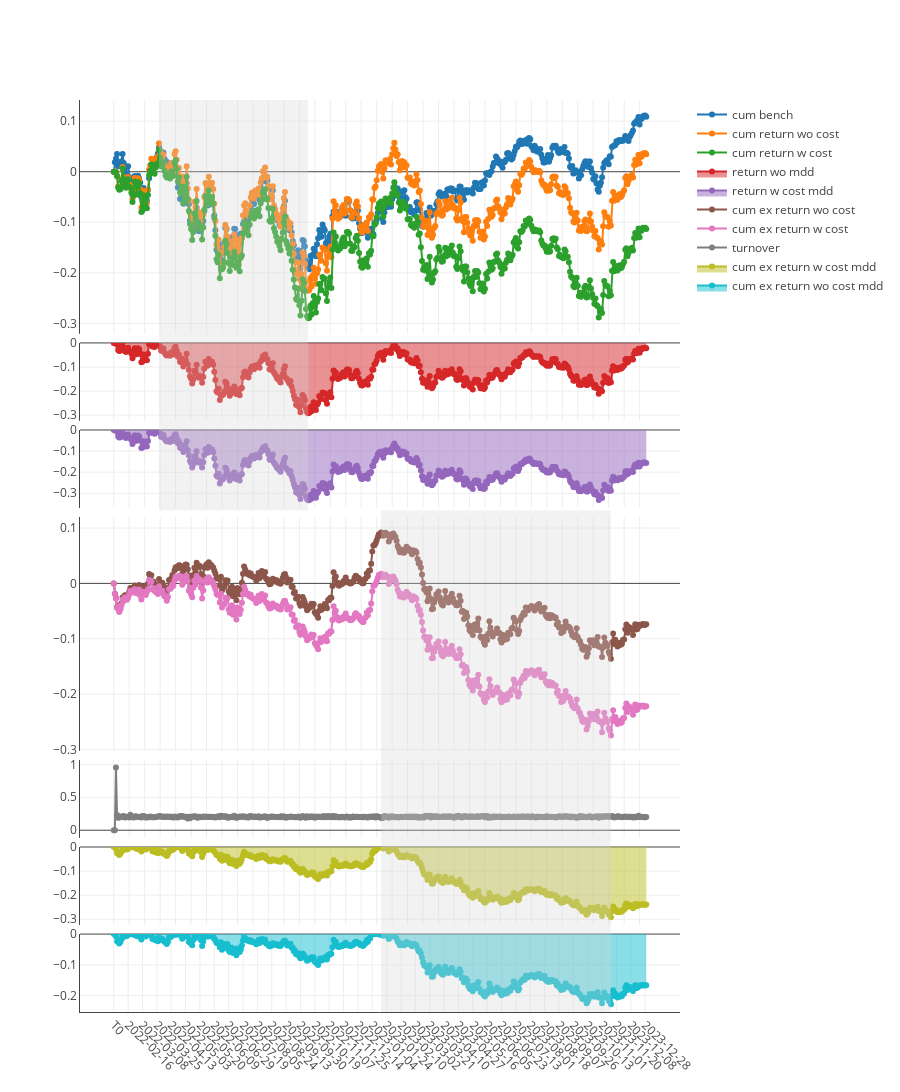

Notebook code cell kept with this figure:
### Code cell
import pickle

file_path = f'out/backtests/{ex_num}/boot/0-graph.pkl'

with open(file_path, 'rb') as file:
    chart = pickle.load(file)
chart.show()

### Figure 1 — Plotly figure (JSON) as saved in the notebook; plotly's stock layout.template omitted (floating-point values rounded to 4 significant figures; data arrays with more than 128 entries replaced by an {"elided": "..."} marker saying what was removed)
{"data": [{"mode": "lines+markers", "name": "cum bench", "type": "scatter", "x": {"elided": "483 str values"}, "xaxis": "x", "y": {"elided": "483 float values"}, "yaxis": "y"}, {"mode": "lines+markers", "name": "cum return wo cost", "type": "scatter", "x": {"elided": "483 str values"}, "xaxis": "x", "y": {"elided": "483 float values"}, "yaxis": "y"}, {"mode": "lines+markers", "name": "cum return w cost", "type": "scatter", "x": {"elided": "483 str values"}, "xaxis": "x", "y": {"elided": "483 float values"}, "yaxis": "y"}, {"fill": "tozeroy", "mode": "lines+markers", "name": "return wo mdd", "type": "scatter", "x": {"elided": "483 str values"}, "xaxis": "x2", "y": {"elided": "483 float values"}, "yaxis": "y2"}, {"fill": "tozeroy", "mode": "lines+markers", "name": "return w cost mdd", "type": "scatter", "x": {"elided": "483 str values"}, "xaxis": "x3", "y": {"elided": "483 float values"}, "yaxis": "y3"}, {"mode": "lines+markers", "name": "cum ex return wo cost", "type": "scatter", "x": {"elided": "483 str values"}, "xaxis": "x4", "y": {"elided": "483 float values"}, "yaxis": "y4"}, {"mode": "lines+markers", "name": "cum ex return w cost", "type": "scatter", "x": {"elided": "483 str values"}, "xaxis": "x4", "y": {"elided": "483 float values"}, "yaxis": "y4"}, {"mode": "lines+markers", "name": "turnover", "type": "scatter", "x": {"elided": "483 str values"}, "xaxis": "x5", "y": {"elided": "483 float values"}, "yaxis": "y5"}, {"fill": "tozeroy", "mode": "lines+markers", "name": "cum ex return w cost mdd", "type": "scatter", "x": {"elided": "483 str values"}, "xaxis": "x6", "y": {"elided": "483 float values"}, "yaxis": "y6"}, {"fill": "tozeroy", "mode": "lines+markers", "name": "cum ex return wo cost mdd", "type": "scatter", "x": {"elided": "483 str values"}, "xaxis": "x7", "y": {"elided": "483 float values"}, "yaxis": "y7"}], "layout": {"height": 1200, "shapes": [{"fillcolor": "#d3d3d3", "line": {"width": 0}, "opacity": 0.3, "type": "rect", "x0": "2022-03-29", "x1": "2022-10-11", "xref": "x", "y0": 0.55, "y1": 1, "yref": "paper"}, {"fillcolor": "#d3d3d3", "line": {"width": 0}, "opacity": 0.3, "type": "rect", "x0": "2023-01-17", "x1": "2023-11-13", "xref": "x", "y0": 0, "y1": 0.55, "yref": "paper"}], "title": {"text": " "}, "xaxis": {"anchor": "y", "domain": [0, 1], "matches": "x7", "showline": false, "showticklabels": false, "tickangle": 45, "type": "category"}, "xaxis2": {"anchor": "y2", "domain": [0, 1], "matches": "x7", "showline": false, "showticklabels": false, "tickangle": 45, "type": "category"}, "xaxis3": {"anchor": "y3", "domain": [0, 1], "matches": "x7", "showline": false, "showticklabels": false, "tickangle": 45, "type": "category"}, "xaxis4": {"anchor": "y4", "domain": [0, 1], "matches": "x7", "showline": false, "showticklabels": false, "tickangle": 45, "type": "category"}, "xaxis5": {"anchor": "y5", "domain": [0, 1], "matches": "x7", "showline": false, "showticklabels": false, "tickangle": 45, "type": "category"}, "xaxis6": {"anchor": "y6", "domain": [0, 1], "matches": "x7", "showline": false, "showticklabels": false, "tickangle": 45, "type": "category"}, "xaxis7": {"anchor": "y7", "domain": [0, 1], "showline": true, "tickangle": 45, "type": "category"}, "yaxis": {"anchor": "x", "domain": [0.7436, 1], "showline": true, "showticklabels": true, "zeroline": true}, "yaxis2": {"anchor": "x2", "domain": [0.6482, 0.7336], "showline": true, "showticklabels": true, "zeroline": true}, "yaxis3": {"anchor": "x3", "domain": [0.5527, 0.6382], "showline": true, "showticklabels": true, "zeroline": true}, "yaxis4": {"anchor": "x4", "domain": [0.2864, 0.5427], "showline": true, "showticklabels": true, "zeroline": true}, "yaxis5": {"anchor": "x5", "domain": [0.1909, 0.2764], "showline": true, "showticklabels": true, "zeroline": true}, "yaxis6": {"anchor": "x6", "domain": [0.09545, 0.1809], "showline": true, "showticklabels": true, "zeroline": true}, "yaxis7": {"anchor": "x7", "domain": [0, 0.08545], "showline": true, "showticklabels": true, "zeroline": true}}}
